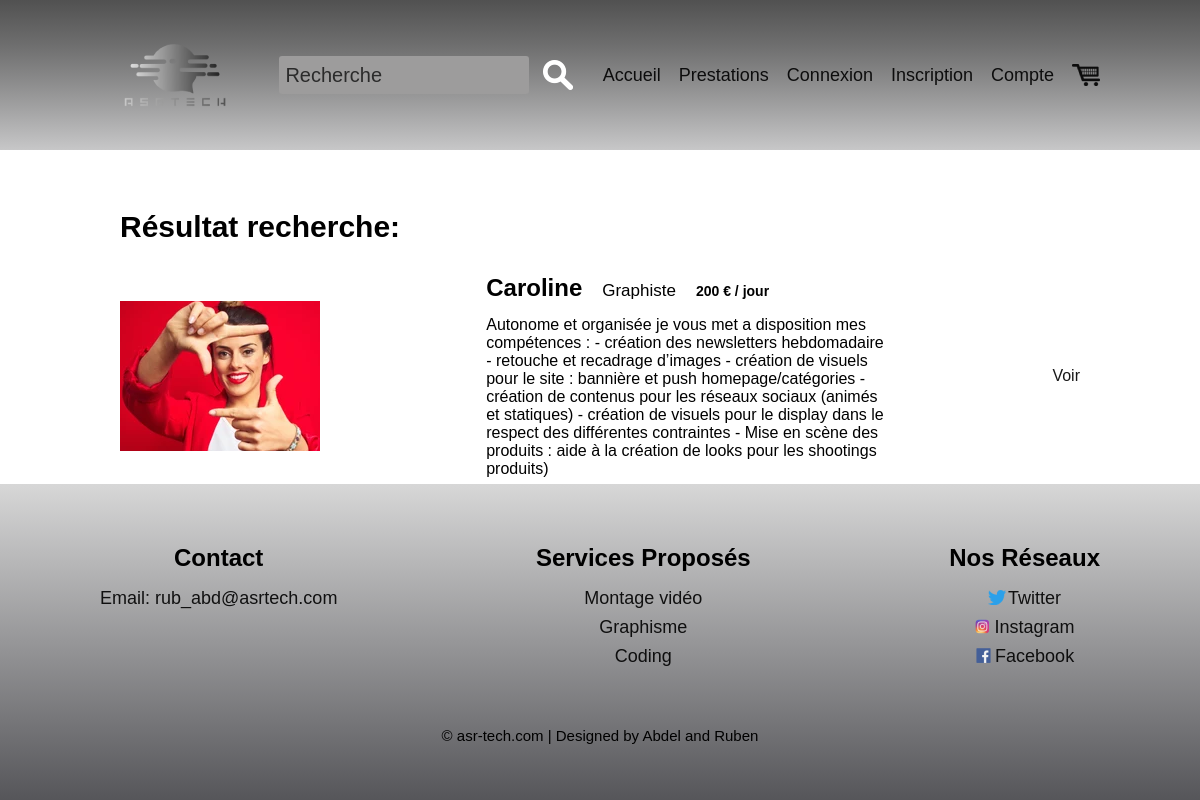
/recherche.php?value=Caroline, run on the app's committed database.
### tables this page shows
CREATE TABLE IF NOT EXISTS `products` (
  `id` int(10) UNSIGNED NOT NULL,
  `name` varchar(255) NOT NULL,
  `category` enum('developer','graphic','editor') NOT NULL,
  `description` longtext NOT NULL,
  `price` int(10) UNSIGNED NOT NULL,
  `thumb` varchar(255) NOT NULL,
  PRIMARY KEY (`id`)
);

### recherche.php (the view, shortened to what this page needs)
<?php
require_once("template/header.php");
if(empty($_GET))
{
    header('Location: index.php');
}
else
{
    $value = $_GET["value"];
    $req = $conn->prepare("SELECT * FROM products WHERE name LIKE :value OR category LIKE :value OR description LIKE :value");
    $req->execute(array(":value" => '%'.$value.'%'));
    $data = $req->fetchAll();
}
?>
<div class="main">
    <h1 class="main-title">Résultat recherche:</h1>
    <?php
    if(count($data) == 0)
    {
        echo '<p class="main-description">Mince non aucun résultat, clique <a href="javascript:history.back()">ici</a> pour revenir en arrière</p>';
    }
    else
    {
    ?>
    <ul class="products">
        <?php
        $trad = array("developer" => "Développeur", "editor" => "Monteur vidéo", "graphic" => "Graphiste");
        foreach($data AS $row)
        {
            echo '
            <li class="product">
                <div class="product-thumb" style="background-image:url(img/'.$row["thumb"].'.png"> </div>
                <div class="product-information">
                    <div class="product-line">
                        <h2 class="product-title">'.$row["name"].'</h2>
                        <span class="product-category">'.$trad[$row["category"]].'</span>
                        <span class="product-price">'.$row["price"].' € / jour</span>
                    </div>
                    <p class="product-description">'.$row["description"].'</p>
                </div>
                <a href="prestation.php">Voir</a>
            </li>';
        }
        ?>
    </ul>
    <?php } ?>
</div>
<?php
require_once("template/footer.php");
?>

### css/style.css (style rules this page uses)
* { margin: 0; padding: 0; box-sizing: border-box; }
html { font: normal 16px sans-serif; color: #555; }
ul, nav { list-style: none; }
a { text-decoration: none; color: inherit; cursor: pointer; opacity: 0.9; }
body { min-height: 100vh; display: flex; flex-direction: column; background-color: #FFF; color: #000; }
div.main { width: 80%; max-width: 1000px; margin: 60px auto; }
h1.main-title { margin: 0 auto; font-size: 30px; }

### css/prestation.css (style rules this page uses)
ul.products { margin-top: 30px; }
li.product { height: 150px; display: flex; flex-wrap: wrap; align-items: center; justify-content: space-between; margin-top: 30px; }
li.product:first-child { margin-top: 0; }
div.product-thumb { height: 150px; width: 200px; background-position: -90px -15px; }
div.product-information { width: 400px; display: flex; flex-direction: column; justify-content: center; }
div.product-line { display: flex; align-items: baseline; }
h2.product-title { height: auto; }
span.product-category { margin-left: 20px; font-size: 17px; }
span.product-price { margin-left: 20px; font-size: 14px; font-weight: bold; }
p.product-description { margin-top: 14px; }

### data on the page
products: thumb (picture), name "Caroline", category "Graphiste", price "200", description "Autonome et organisée je vous met a disposition mes compétences : - création des newsletters hebdomadaire - retouche et recadrage d’images - création de visuels pour le site : bannière et push homepage/catégories - création de contenus pour les réseaux sociaux (animés et statiques) - création de visuels pour le display dans le respect des différentes contraintes - Mise en scène des produits : aide à la création de looks pour les shootings produits)"
